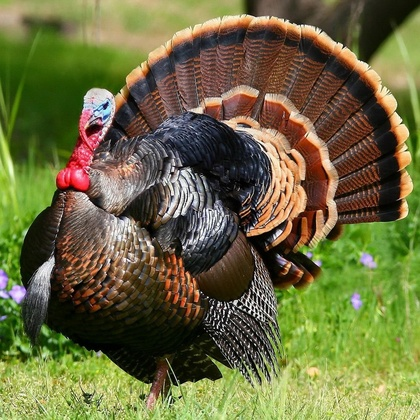
%> input picture Image Compression/square.jpg, 420 x 420 px, shrunk from 1024 x 1024 before the run
$ octave p5_2_15.m   (GNU Octave 9; MATLAB toolbox functions it lacks are replaced by stand-ins)
%> lines starting %> are read from the running program, lines starting %| are printed output that depends on the picture; long printed decimals are rounded
clear; close all;
%Reading the image Square.jpg into the appropriate channels (RBG)
img = imread('square.jpg');
%> img is the input picture: size 420x420x3 uint8; mean R, G, B 108.4, 107.3, 64
double_img = double(img);
imgRed= double_img(:,:,1);
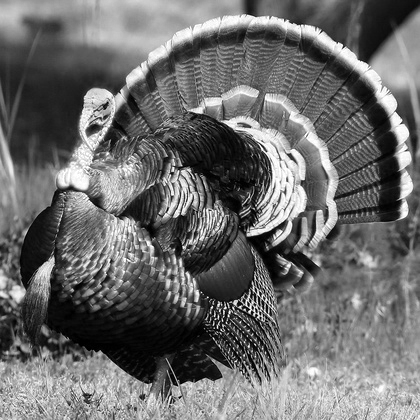
%> imgRed: size 420x420 double; min 0, max 255, mean 108.4
imgGreen = double_img(:,:,2);
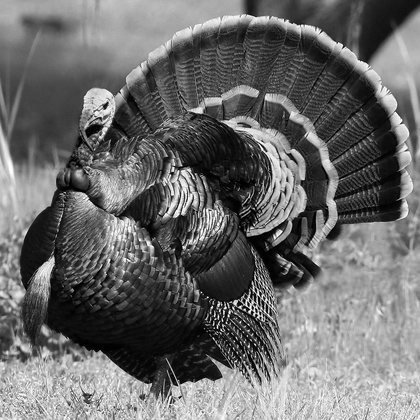
%> imgGreen: size 420x420 double; min 0, max 255, mean 107.3
imgBlue = double_img(:,:,3);
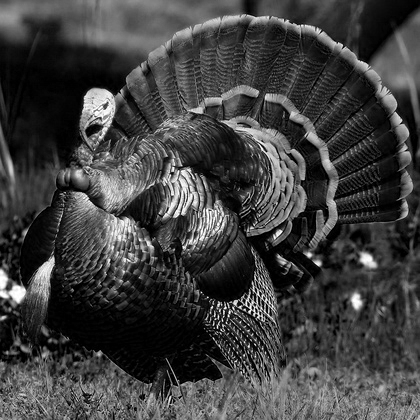
%> imgBlue: size 420x420 double; min 0, max 255, mean 64

%set the variable compressedSize, which will be the number of nonzero
%entries of each channel of the compressed image summed together.
compressedSize = 0;
%I use a slightly modified version of the sReturn function to get the DST
%of each channel in the image
imRedComp = sReturn(imgRed)*imgRed*sReturn(imgRed);
%> after the loop in sReturn, `for i = 1:n`:
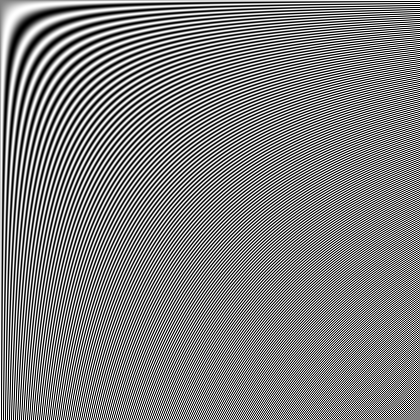
%> s: size 420x420 double; min -0.069, max 0.069, mean 0.000431; drawn with min black and max white
imGreenComp = sReturn(imgGreen)*imgGreen*sReturn(imgGreen);
imBlueComp = sReturn(imgBlue)*imgBlue*sReturn(imgBlue);
%find the number of non zero entries in the DST of each channel and add
%them together. This will give the size of the image without any
%compression or filters applied.
originalSize = nnz(imRedComp) + nnz(imGreenComp) + nnz(imBlueComp);
%> originalSize = 529200
%create list of p values- .1, .3, and .5
pvals = .1:.2:.5;

for i = 1:3
    %filtering each channel with the ith element of the pvals matrix
    newRedFrequencies = filter(imRedComp, pvals(i));
    newGreenFrequencies = filter(imGreenComp, pvals(i));
    newBlueFrequencies = filter(imBlueComp, pvals(i));
    %using nnz to find the number of non zero entries of the channels and
    %then adding them together
    compressedSize = nnz(newRedFrequencies) + nnz(newGreenFrequencies) + nnz(newBlueFrequencies);
    cr = originalSize/compressedSize;
    %displays the correct values for p and the compression ratio
    fprintf('Compression ratio for p = %f: %f\n', pvals(i), cr);
    compressedSize = 0;

end
%> this loop made 3 passes
%> cr on passes 1 to 3: 50.6, 5.58, 2
%| Compression ratio for p = 0.1: 50.602
%| Compression ratio for p = 0.3: 5.578
%| Compression ratio for p = 0.5: 2.005

%slightly modified filter function where p is taken as an input argument
%and not set in the function
function [compressed_frequency] = filter(img, p)
n = size(img,1);
compressed_frequency = zeros(1, n);
for i = 1:n
    for j = 1:n
        if((i+j)>p*2*n)
            compressed_frequency(i, j) = 0;
        else
            compressed_frequency(i, j) = img(i, j);
        end
    end
end
end


function [s] = sReturn(matr)
%since in this project the matrices are guaranteed to be square (nxn), I
%can get the size of just one dimension.
n = size(matr, 1);
%I preallocate the memory here to have an nxn matrix because this is faster
%than reallocating the memory each time I add an element to the array
s = zeros(1, n);
mult = sqrt(2/n);
for i = 1:n
    for j = 1:n
        s(i,j) = mult*sin((pi/n)*(i-.5)*(j-.5));
    end
end

end
